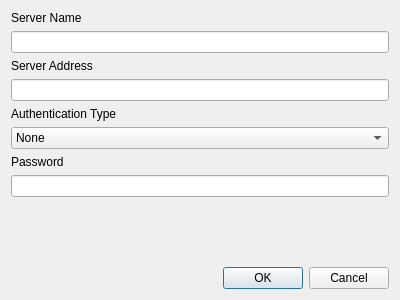
<?xml version="1.0" encoding="UTF-8"?>
<ui version="4.0">
 <class>add_server_dialog</class>
 <widget class="QDialog" name="add_server_dialog">
  <property name="geometry">
   <rect>
    <x>0</x>
    <y>0</y>
    <width>400</width>
    <height>300</height>
   </rect>
  </property>
  <property name="sizePolicy">
   <sizepolicy hsizetype="Fixed" vsizetype="Fixed">
    <horstretch>0</horstretch>
    <verstretch>0</verstretch>
   </sizepolicy>
  </property>
  <property name="windowTitle">
   <string>Add Server</string>
  </property>
  <layout class="QVBoxLayout" name="verticalLayout" stretch="0,0,0,0,0,0,0,0,1,0">
   <item>
    <widget class="QLabel" name="serverNameLabel">
     <property name="text">
      <string>Server Name</string>
     </property>
     <property name="alignment">
      <set>Qt::AlignLeading|Qt::AlignLeft|Qt::AlignVCenter</set>
     </property>
    </widget>
   </item>
   <item>
    <widget class="QLineEdit" name="serverNameLineEdit"/>
   </item>
   <item>
    <widget class="QLabel" name="serverAddressLabel">
     <property name="text">
      <string>Server Address</string>
     </property>
     <property name="alignment">
      <set>Qt::AlignLeading|Qt::AlignLeft|Qt::AlignVCenter</set>
     </property>
    </widget>
   </item>
   <item>
    <widget class="QLineEdit" name="serverAddressLineEdit"/>
   </item>
   <item>
    <widget class="QLabel" name="authenticationLabel">
     <property name="text">
      <string>Authentication Type</string>
     </property>
     <property name="alignment">
      <set>Qt::AlignLeading|Qt::AlignLeft|Qt::AlignVCenter</set>
     </property>
    </widget>
   </item>
   <item>
    <widget class="QComboBox" name="authenticationComboBox">
     <item>
      <property name="text">
       <string>None</string>
      </property>
     </item>
     <item>
      <property name="text">
       <string>kocity.xyz</string>
      </property>
     </item>
     <item>
      <property name="text">
       <string>Server Password</string>
      </property>
     </item>
    </widget>
   </item>
   <item>
    <widget class="QLabel" name="passwordLabel">
     <property name="text">
      <string>Password</string>
     </property>
    </widget>
   </item>
   <item>
    <widget class="QLineEdit" name="passwordLineEdit">
     <property name="echoMode">
      <enum>QLineEdit::Password</enum>
     </property>
    </widget>
   </item>
   <item>
    <spacer name="verticalSpacer">
     <property name="orientation">
      <enum>Qt::Vertical</enum>
     </property>
     <property name="sizeHint" stdset="0">
      <size>
       <width>0</width>
       <height>0</height>
      </size>
     </property>
    </spacer>
   </item>
   <item>
    <widget class="QDialogButtonBox" name="buttonBox">
     <property name="orientation">
      <enum>Qt::Horizontal</enum>
     </property>
     <property name="standardButtons">
      <set>QDialogButtonBox::Cancel|QDialogButtonBox::Ok</set>
     </property>
    </widget>
   </item>
  </layout>
 </widget>
 <resources/>
 <connections>
  <connection>
   <sender>buttonBox</sender>
   <signal>accepted()</signal>
   <receiver>add_server_dialog</receiver>
   <slot>accept()</slot>
   <hints>
    <hint type="sourcelabel">
     <x>20</x>
     <y>20</y>
    </hint>
    <hint type="destinationlabel">
     <x>20</x>
     <y>20</y>
    </hint>
   </hints>
  </connection>
  <connection>
   <sender>buttonBox</sender>
   <signal>rejected()</signal>
   <receiver>add_server_dialog</receiver>
   <slot>reject()</slot>
   <hints>
    <hint type="sourcelabel">
     <x>20</x>
     <y>20</y>
    </hint>
    <hint type="destinationlabel">
     <x>20</x>
     <y>20</y>
    </hint>
   </hints>
  </connection>
 </connections>
</ui>
